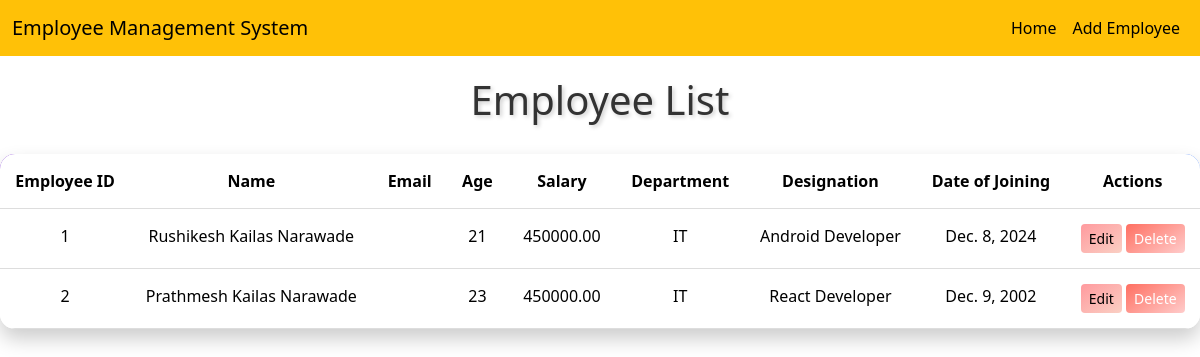
Page /emp/emphome/ on the earlier database version.
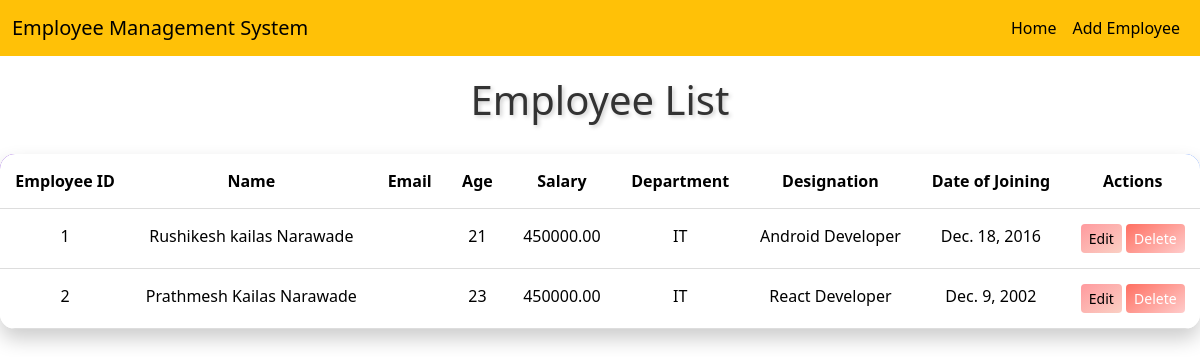
Same page on the later database version.
### emp/models.py (models this page shows)
class Emp(models.Model):
    name = models.CharField(max_length=100)
    mail= models.EmailField(max_length=100)
    designation = models.CharField(max_length=100)
    age = models.IntegerField()
    address = models.TextField()
    salary = models.DecimalField(max_digits=10, decimal_places=2)
    department = models.CharField(max_length=100)
    date_of_joining = models.DateField()

### emp/views.py (the view)
# urls.py: path('emphome/',views.emp_home),
def emp_home(request):
    emp=Emp.objects.all()
    return render(request,'emp/index.html',{'emp':emp})

### templates/emp/index.html (shortened to what this page needs)
<!doctype html>
<html lang="en">
  <head>
    <link href="https://cdn.jsdelivr.net/npm/bootstrap@5.3.3/dist/css/bootstrap.min.css" rel="stylesheet">
  </head>
  <body>
    {% include 'emp/navbar.html' %}
    <h1>Employee List</h1>
    <table class="table">
      <thead>
        <tr>
          <th scope="col">Employee ID</th>
          <th>Name</th>
          <th>Email</th>
          <th>Age</th>
          <th>Salary</th>
          <th>Department</th>
          <th>Designation</th>
          <th>Date of Joining</th>
          <th>Actions</th>
        </tr>
      </thead>
      <tbody>
        {% for employee in emp %}
        <tr>
          <td>{{ forloop.counter}}</td>
          <td>{{ employee.name }}</td>
          <td>{{ employee.email }}</td>
          <td>{{ employee.age }}</td>
          <td>{{ employee.salary }}</td>
          <td>{{ employee.department }}</td>
          <td>{{ employee.designation }}</td>
          <td>{{ employee.date_of_joining }}</td>
          <td>
            <a href="/emp/update-emp/{{ employee.id }}" class="btn btn-warning btn-sm">Edit</a>
            <a href="/emp/delete-emp/{{ employee.id }}" class="btn btn-danger btn-sm">Delete</a>
          </td>
        </tr>
        {% endfor %}
      </tbody>
    </table>
  </body>
</html>

Differences in the rows shown:
changed Emp "Android Developer": name "Rushikesh Kailas Narawade" → "Rushikesh kailas Narawade"; date_of_joining "Dec. 8, 2024" → "Dec. 18, 2016"
